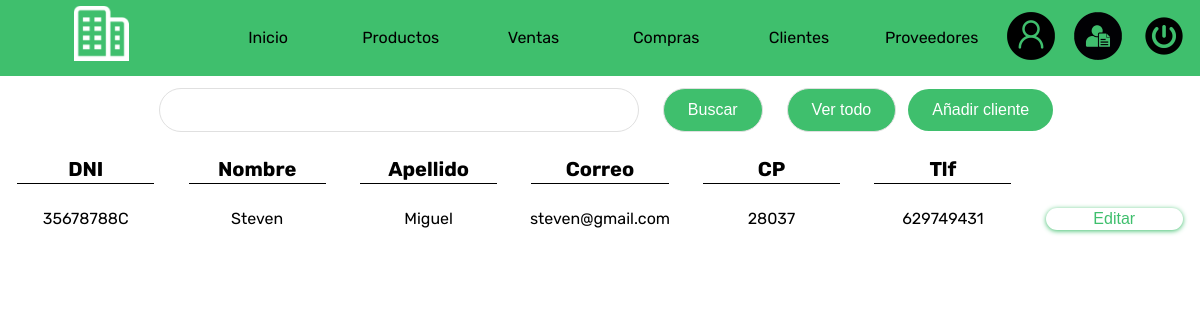
/clientes.php (signed in), run on an earlier commit of the app's database.
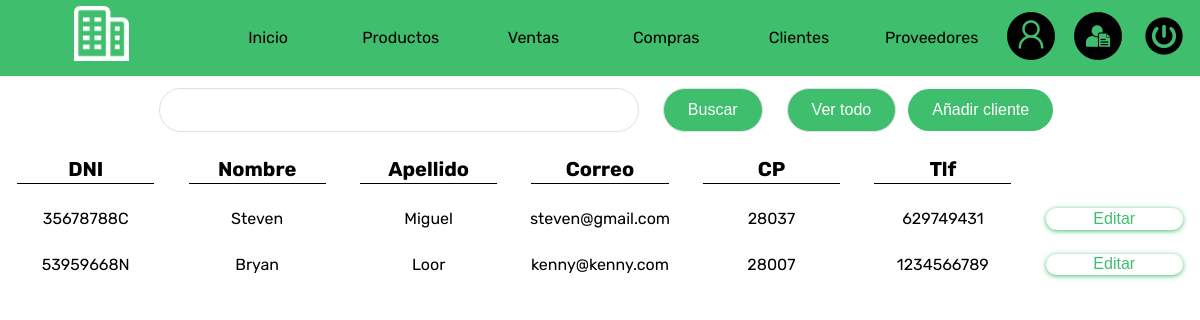
And on a later commit of the database.
### tables this page shows
CREATE TABLE `clientes` (
  `dni` varchar(9) NOT NULL,
  `nombre` varchar(30) DEFAULT NULL,
  `apellido` varchar(30) DEFAULT NULL,
  `correo` varchar(40) DEFAULT NULL,
  `cp` varchar(6) DEFAULT NULL,
  `iban` varchar(30) DEFAULT NULL,
  `tlf` varchar(14) DEFAULT NULL,
  `borrado` int(1) NOT NULL DEFAULT 0
);

### Db/Con1Db.php (called while the page is built)
<?php
class Connection
{
    public static function conn1()
    {
        $mysqli = new mysqli('localhost', 'root','', 'erp');
        if($mysqli->connect_errno)
        {
            printf("Error en la conexion: %s\n", $mysqli->coneect_errno);
        }
        else
        {
            $mysqli->set_charset('utf8');
            return $mysqli;
        }
    }
}
?>

### Models/Datos1Model.php (called while the page is built, shortened)
<?php
class Datos
{
    private $mysqli;
    private $data;
    public function __construct()
    {
        $this->mysqli= Connection::conn1();
        $this->data=array();
    }
    public function getData1($sql)
    {
        $result = $this->mysqli->query($sql);
        while($rows=$result->fetch_object())
        {
            $this->data[]=$rows;
        }
        return $this->data;
    }
}
?>

### Controllers/ClientesController1.php (the view)
<?php
if(file_exists("../Db/Con1Db.php"))
{
    require_once "../Db/Con1Db.php";
    require_once "../Models/Datos1Model.php";
}
elseif(file_exists("Db/Con1Db.php"))
{
    require_once "Db/Con1Db.php";
    require_once "Models/Datos1Model.php";
}
$objData = new Datos;
$buscaproducto = "select * from clientes where borrado=0";
$data = $objData->getData1($buscaproducto);
if(empty($data))
{
    echo"
    <div class='bloque1'>
    No hay datos
    </div>
    ";
}else{
    echo"
    <div class='bloque0'>
    <div class='bloque1'><h1 class='border'>DNI</h1></div>
    <div class='bloque1'><h1 class='border'>Nombre</h1></div>
    <div class='bloque1'><h1 class='border'>Apellido</h1></div>
    <div class='bloque1'><h1 class='border'>Correo</h1></div>
    <div class='bloque1'><h1 class='border'>CP</h1></div>
    <div class='bloque1'><h1 class='border'>Tlf</h1></div>
    <div class='bloque1'></div>
    </div>
    ";
    foreach($data as $row)
    {
        echo"
        <div class='bloque0'>
            <div class='bloque1'>$row->dni</div>
            <div class='bloque1'>$row->nombre</div>
            <div class='bloque1'>$row->apellido</div>
            <div class='bloque1'>$row->correo</div>
            <div class='bloque1'>$row->cp</div>
            <div class='bloque1'>$row->tlf</div>
            <div class='bloque1'><a class='editar' href='editarclientes.php?dni=$row->dni'>Editar</a></div>
        </div>
        ";
    }
}
?>

What changed in the data, as far as the page shows it:
added clientes: dni "53959668N", nombre "Bryan", apellido "Loor", correo "kenny@kenny.com", cp "28007", tlf "1234566789"
